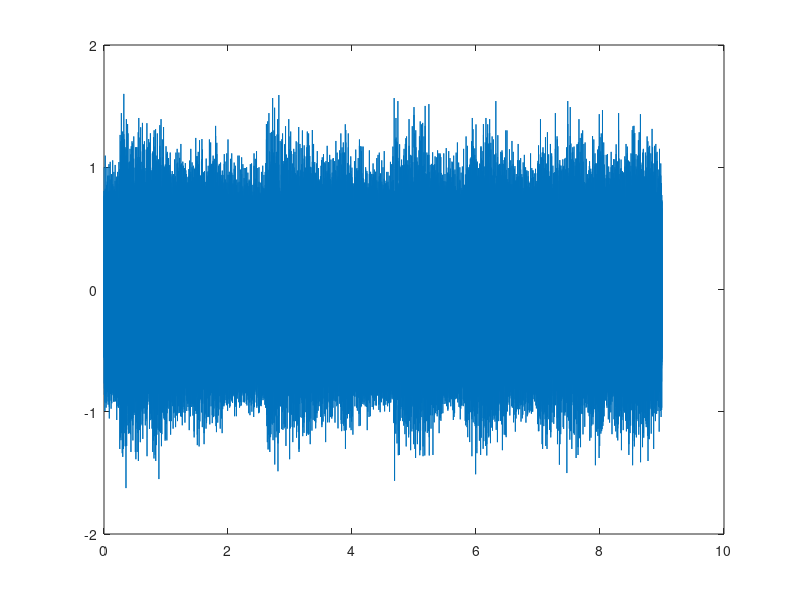

Source code (MATLAB): (Note: this script raises an error after producing the figure.)
clc ;
clf;
clear all ;
load handel_mix.mat  %load the signal
load Filter.mat %load the filters
load Filter2.mat
load Filter3.mat

t = [0:1/Fs:(length(y_m)-1)/Fs]; %vector of time
figure(1) 
plot (t,y_m); %plot the signal against time

T = 1/Fs;
L = length(y_m); % Number of samples
K = [0 :L-1]; % Index k for the DFT X[k]
% Sample the signal and compute the DFT
Xk = T*fft(y_m,L);
fk =K/(L*T); 
% Use fftshift() function on the DFT result to bring the zero -
% frequency to the middle . Also adjust vector fk for it.
Xk = fftshift (Xk);
fk = fk - 0.5 * Fs ;
% Graph the results (Magnitude)
figure(2)
stem (fk , abs(Xk),'r','*') 

%filter the signal using the fdatool filters
signal1 = filter (Filter, y_m);
signal2 = filter (Filter2, signal1);
signal = filter (Filter3, signal2);

T2 = 1/Fs;
L2 = length(signal); % Number of samples
K2 = [0 :L2-1]; % Index k for the DFT X[k]
% Sample the signal and compute the DFT
Xk2 = T2*fft(signal,L2);
fk2 =K2/(L2*T2); 
% Use fftshift() function on the DFT result to bring the zero -
% frequency to the middle . Also adjust vector fk for it.
Xk2 = fftshift (Xk2);
fk2 = fk2 - 0.5 * Fs ;
% Graph the results (Magnitude)
figure(3)
stem (fk , abs(Xk2),'r','*') 
sound(signal,Fs)
